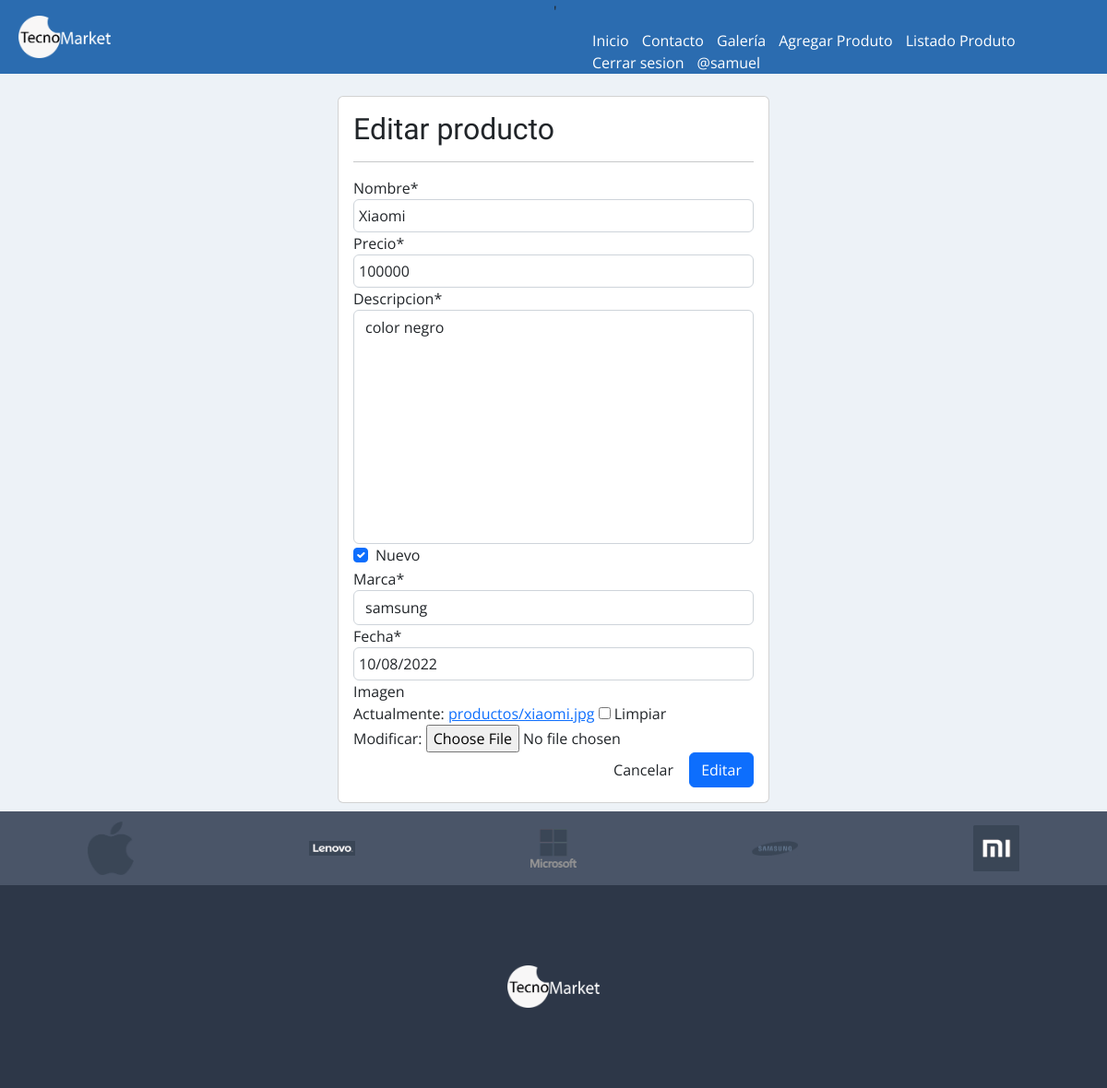
Page /modificar-producto/16/ (signed in) on the committed database.
### app/models.py (models this page shows, shortened)
class Producto(models.Model):
    nombre = models.CharField(max_length=50)
    precio = models.IntegerField()
    descripcion = models.TextField()
    nuevo = models.BooleanField()
    marca = models.ForeignKey(Marca, on_delete=models.PROTECT)
    fecha = models.DateField()
    imagen = models.ImageField(upload_to="productos", null=True)

class Marca(models.Model):
    nombre = models.CharField(max_length=50)
    def __str__(self):
        return self.nombre

### app/views.py (the view, shortened to what this page needs)
# urls.py: path('modificar-producto/<id>/',modificar_producto ,name="modificar_producto"),
@permission_required('app.change_producto')
def modificar_producto(request , id):
    producto = get_object_or_404(Producto, id=id)
    data = {
        'form': ProductoForm(instance=producto)
    }
    return render(request, 'app/producto/modificar.html',data)

### app/forms.py (shortened to what this page needs)
class ProductoForm(forms.ModelForm):
    imagen = forms.ImageField(required=False , validators=[MaxSizeFileValidator(max_file_size=2)] )
    nombre = forms.CharField(max_length=50 ,min_length=3)
    precio = forms.IntegerField(min_value=1 , max_value=1500000)
    class Meta:
        model = Producto
        fields = '__all__'
        widgets = {
            "fecha_fabricacion": forms.SelectDateWidget()
        }

### app/templates/app/producto/modificar.html (shortened to what this page needs)
{% extends 'app/base.html' %}
{% block contenido %}
{% load crispy_forms_tags%}
<br>
        <div class="row">
            <div class="col-12 col-md-6 offset-md-3">
                <div class="card">
                    <div class="card-body">
                        <h2>Editar producto</h2>
                        <hr>
                <form action="" method="post" enctype="multipart/form-data">
                    {{ form | crispy}}
                    <div class="d-flex justify-content-end">
                        <input type="reset" value="Cancelar" class="btn btn-secundary">
                        <input type="submit" value="Editar" class="btn btn-primary">
                    </div>
                </form>
            </div>
        </div>
    </div>
</div>
{% endblock %}

### app/templates/app/base.html (shortened to what this page needs)
<!DOCTYPE html>
<html lang="es">
<head>
    {% load static %}
    <link href="https://cdn.jsdelivr.net/npm/bootstrap@5.2.0/dist/css/bootstrap.min.css" rel="stylesheet">
    <link rel="stylesheet" href=" {% static 'app/css/estilos.css' %}">
</head>
<body>
    <header id="header">
        <div class="contenedor_logo">
            <img  class="logo"  src=" {% static  'app/img/tecnomarketpngicono.png' %}" alt="logo">
        </div>
        <div>
      '      <nav id="nav">
                <ul>
                    <li>
                        <a href="{% url 'home' %}"> Inicio </a>
                    </li>
                    <li>
                        <a href="{% url 'contacto' %}"> Contacto</a>
                    </li>
                    <li><a href="{% url 'galeria' %}"> Galería</a>
                    </li>
                    {% if perms.app.add_producto %}
                    <li>
                        <a href="{% url 'agregar_producto' %}"> Agregar Produto</a>
                    </li>
                    {% endif %}
                    {% if perms.app.view_producto %}
                    <li>
                        <a href="{% url 'listar_producto' %}"> Listado Produto</a>
                    </li>
                    {% endif %}
                    {% if user.is_authenticated %}
                    <li>
                    <a href=" {% url 'logout' %} ">Cerrar sesion</a>
                    </li>
                    <li>
                        <a href="#"> @{{user.username}} </a>
                    </li>
                    {% endif %}
                </ul>
            </nav>
        </div>
    </header>
    <div id="contenido">
        {% block contenido %}
        {% endblock  %}
    </div>
    <footer>
        <div class="marcas">
            <img src="{%static  'app/img/footer/apple.png'%}" alt="apple">
            <img src="{%static 'app/img/footer/lenovo.png'%}" alt="lenovo">
            <img src="{%static  'app/img/footer/microsoft.png'%}" alt="microsoft">
            <img src="{%static  'app/img/footer/samsung.png'%}" alt="samsung">
            <img src="{%static  'app/img/footer/xiaomi.png'%}" alt="xiaomi">
        </div>
        <div class="logo_footer">
            <img src="{%static 'app/img/tecnomarketpngicono.png'%}" alt="logo">
        </div>
    </footer>
</body>
</html>

### app/static/app/css/estilos.css (style rules this page uses)
* { margin:0; padding:0; }
body { background-color:#EDF2F7; font-family: 'Open Sans', sans-serif; }
h1,h2 { font-family: 'Balsamiq Sans', cursive; }
header { width: 100%; height: 80px; background-color: #2B6CB0; display: flex; justify-content: space-between; }
header > div { width: 50%; }
.contenedor_logo { display: flex; align-items: center; }
.logo { width: 100px; margin-left: 20px; }
nav { display: flex; justify-content: flex-end; align-items: center; height: 100%; }
nav > ul { margin-right: 50px; }
nav > ul > li { display: inline; margin-left: 10px; }
nav a { color:white; text-decoration: none; }
#contenido { width: 80%; margin:auto; max-width: 1280px; min-height: 100vh; }
footer { width: 100%; height: 300px; background-color: #2D3748; }
footer > .marcas { width: 100%; height: 80px; background-color: #4A5568; display: flex; justify-content: space-around; align-items: center; }
footer > .marcas > img { width: 50px; }
footer > .logo_footer { display: flex; justify-content: center; align-items: center; height: calc(100% - 80px); }
footer > .logo_footer > img { width: 100px; }
input[type=text], input[type=email], input[type=number], select, textarea { width: 100%; padding: 5px; }
textarea { resize: none; }

### rows in the picture
Producto: nombre "Xiaomi", precio "100000", descripcion "color negro", nuevo "☑", marca "samsung", fecha "10/08/2022"

### other values in the picture
{{ user.username }} "samuel"
